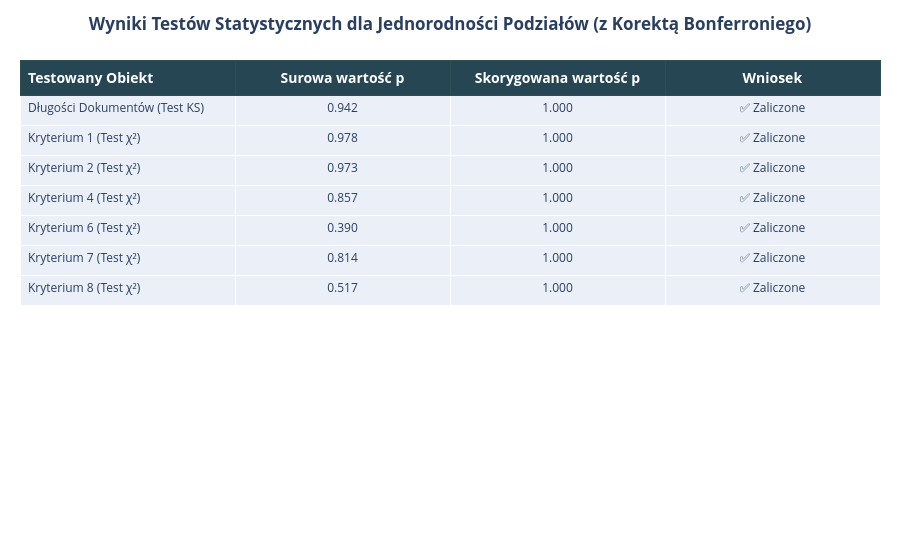

Here is the notebook cell this chart was saved with:
### Markdown cell above
#### **2.3. Weryfikacja Statystyczna**

Aby formalnie potwierdzić nasze obserwacje wizualne, przeprowadzamy testy statystyczne. Ponieważ wykonujemy wiele testów jednocześnie, musimy zastosować korektę, aby uniknąć inflacji błędu pierwszego rodzaju (wyników fałszywie pozytywnych). Użyjemy **korekty Bonferroniego**, konserwatywnej metody dostosowującej wartości p.

-   **Test Kołmogorowa-Smirnowa (KS):** Porównuje dystrybucje długości dokumentów.
-   **Test Chi-kwadrat (χ²):** Porównuje dystrybucje etykiet kategorialnych.

Dla wszystkich testów przyjmujemy poziom istotności (α) **0.05**. Skorygowana wartość p > 0.05 oznacza, że nie ma podstaw do odrzucenia hipotezy zerowej, a więc dystrybucje są statystycznie podobne.

### Code cell
train_lengths = length_df[length_df['split'] == 'Treningowy']['chunk_count']
val_lengths = length_df[length_df['split'] == 'Walidacyjny']['chunk_count']
test_lengths = length_df[length_df['split'] == 'Testowy']['chunk_count']

train_labels = doc_level_labels_df[doc_level_labels_df['split'] == 'Treningowy'][CRITERIA_NAMES]
val_labels = doc_level_labels_df[doc_level_labels_df['split'] == 'Walidacyjny'][CRITERIA_NAMES]
test_labels = doc_level_labels_df[doc_level_labels_df['split'] == 'Testowy'][CRITERIA_NAMES]

results = []
test_names = []
p_values = []

# Test KS dla długości dokumentów (porównanie Treningowy vs. Testowy jest najważniejsze)
test_names.append("Długości Dokumentów (Test KS)")
ks_stat, ks_p = ks_2samp(train_lengths, test_lengths)
p_values.append(ks_p)

# Test Chi-kwadrat dla każdej dystrybucji etykiet
for criterion in CRITERIA_NAMES:
    test_names.append(f"Kryterium {criterion} (Test χ²)")
    contingency_table = pd.crosstab(doc_level_labels_df['split'], doc_level_labels_df[criterion])
    chi2, p_val, _, _ = chi2_contingency(contingency_table)
    p_values.append(p_val)
    
# Zastosuj korektę Bonferroniego dla wielokrotnych porównań
reject, corrected_p_values, _, _ = multipletests(p_values, alpha=0.05, method='bonferroni')

results_data = {
    "Testowany Obiekt": test_names,
    "Surowa wartość p": [f"{p:.3f}" for p in p_values],
    "Skorygowana wartość p": [f"{cp:.3f}" for cp in corrected_p_values],
    "Wniosek": ["✅ Zaliczone" if not r else "❌ Niezaliczone" for r in reject]
}
results_df = pd.DataFrame(results_data)

header = [f"<b>{col}</b>" for col in results_df.columns]
fig = go.Figure(data=[go.Table(
    header=dict(values=header, fill_color='#264653', line_color='darkslategray',
                align=['left', 'center', 'center', 'center'], font=dict(color='white', size=14)),
    cells=dict(values=results_df.T.values, align=['left', 'center', 'center', 'center'], 
                font=dict(size=12), height=30)
)])
fig.update_layout(
    title_text="<b>Wyniki Testów Statystycznych dla Jednorodności Podziałów (z Korektą Bonferroniego)</b>", 
    title_x=0.5,
    margin=dict(l=20, r=20, t=60, b=20)
)
fig.show()

### Figure 1 — Plotly figure (JSON) as saved in the notebook; plotly's stock layout.template omitted (floating-point values rounded to 4 significant figures)
{"data": [{"cells": {"align": ["left", "center", "center", "center"], "font": {"size": 12}, "height": 30, "values": [["Długości Dokumentów (Test KS)", "Kryterium 1 (Test χ²)", "Kryterium 2 (Test χ²)", "Kryterium 4 (Test χ²)", "Kryterium 6 (Test χ²)", "Kryterium 7 (Test χ²)", "Kryterium 8 (Test χ²)"], ["0.942", "0.978", "0.973", "0.857", "0.390", "0.814", "0.517"], ["1.000", "1.000", "1.000", "1.000", "1.000", "1.000", "1.000"], ["✅ Zaliczone", "✅ Zaliczone", "✅ Zaliczone", "✅ Zaliczone", "✅ Zaliczone", "✅ Zaliczone", "✅ Zaliczone"]]}, "header": {"align": ["left", "center", "center", "center"], "fill": {"color": "#264653"}, "font": {"color": "white", "size": 14}, "line": {"color": "darkslategray"}, "values": ["<b>Testowany Obiekt</b>", "<b>Surowa wartość p</b>", "<b>Skorygowana wartość p</b>", "<b>Wniosek</b>"]}, "type": "table"}], "layout": {"margin": {"b": 20, "l": 20, "r": 20, "t": 60}, "title": {"text": "<b>Wyniki Testów Statystycznych dla Jednorodności Podziałów (z Korektą Bonferroniego)</b>", "x": 0.5}}}
